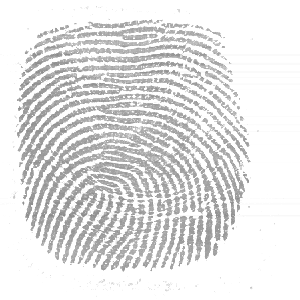
#> input picture huellas/01/01_1.tif, 300 x 300 px
$ python -i thetafilter.py   (imports and definitions only)
#> lines starting #> are read from the running program, lines starting #| are printed output that depends on the picture; after the words box and inside, x2 and y2 are one past the last pixel; in counts of white or black regions, pixels touching at a corner belong together
#> further down, picture is the input picture: shape (300, 300, 3); min 136, max 255, mean 228.8
# Importar los paquetes necesarios
import cv2
import numpy as np


# Definición de la clase
class thetaFilter:

    def __init__(self, Image_gr):  ## Se define el constructor de la clase
        self.image = Image_gr  ## Se define el self de la imagen donde se recib en blanco y negro
        self.theta = 0  ## Se inicializa theta
        self.delta_theta = 0  ## Se inicializa delta theta

    def set_theta(self, theta, delta_theta):  ## Se define el metodo para definir el angulo y el delta del angulo
        self.theta = theta
        self.delta_theta = delta_theta

    def filtering(self):  ## Se define el metodo para el filtrado de la imagne por angulo
        image_gray_fft = np.fft.fft2(self.image)  ## se define la fft de la señal en grises
        image_gray = self.image
        image_gray_fft_shift = np.fft.fftshift(image_gray_fft)

        # pre-computations
        num_rows, num_cols = (image_gray.shape[0], image_gray.shape[1])  ## Se define el numero de columnas y filas
#> num_rows = 300; num_cols = 300
        enum_rows = np.linspace(0, num_rows - 1, num_rows)               ## Se generan los vectores y el meshgrid para la matriz
#> enum_rows = 300 values from 0 to 299
        enum_cols = np.linspace(0, num_cols - 1, num_cols)
#> enum_cols = 300 values from 0 to 299
        col_iter, row_iter = np.meshgrid(enum_cols, enum_rows)
        half_size = num_rows / 2 # here we assume num_rows = num_columns
#> half_size = 150

        # band pass filter mask
        band_pass_mask_1 = np.zeros_like(image_gray)  ## Se generan matrices de ceros
        band_pass_mask_2 = np.zeros_like(image_gray)
        band_pass_mask_3 = np.zeros_like(image_gray)
        band_pass_mask_4 = np.zeros_like(image_gray)

        thetamayor = self.theta + self.delta_theta  ## Se definen los rangos de theta segun lo que ingreso
        thetamenor = self.theta - self.delta_theta

        arg1 = col_iter - half_size
        arg2 = row_iter - half_size

        idx_low = (180 / np.pi) * (np.arctan2(arg2, arg1 * -1)) < thetamayor - 90   ## Se configuran los rangos para la mascara de acuerdo con las posiciones
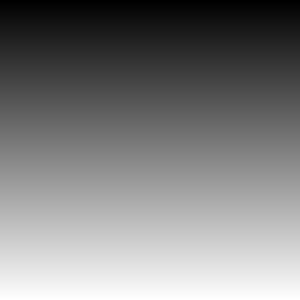
#> arg2: shape (300, 300) float64; min -150, max 149, mean -0.5; drawn with min black and max white
        idx_high = (180 / np.pi) * (np.arctan2(arg2, arg1 * -1)) > thetamenor - 90

        idx_low_2 = (180 / np.pi) * (np.arctan2(arg2, arg1 * 1)) > (-thetamayor + 90) ## Se genera loa segundos valores para la mascara como espejo de la anterior
        idx_high_2 = (180 / np.pi) * (np.arctan2(arg2, arg1 * 1)) < (-thetamenor + 90)

        band_pass_mask_1[idx_low]    = 1   ## se pone los valores de las mascaras en 1
        band_pass_mask_2[idx_high]   = 1

        band_pass_mask_3[idx_low_2]  = 1
        band_pass_mask_4[idx_high_2] = 1

        mask = cv2.bitwise_and(band_pass_mask_1, band_pass_mask_2)  ## Se crea la primera mascara de acuerdo de a los primeros rangod
        mask2 = cv2.bitwise_and(band_pass_mask_3, band_pass_mask_4) ## Se crea la primera mascara de acuerdo de a los segundos rangod

        mask_total = cv2.bitwise_or(mask, mask2)       ## Se hace un or entre las mascaras para generar la mascara total
        mask_total[int(half_size), int(half_size)] = 1  ## Se arregla el dc rellenando el medio de la imagen

        fft_filtered = image_gray_fft_shift * mask_total  ## Se genera la imagen filtrada en frecuencia
        image_filtered = np.fft.ifft2(np.fft.fftshift(fft_filtered))  ## Se hace la fft inversa
        image_filtered = np.absolute(image_filtered)
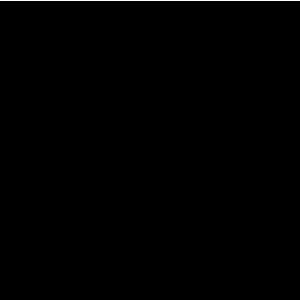
#> image_filtered: shape (300, 300, 3) float64; mean of channels 0, 1, 2 0.9, 0.8, 0.8; drawn with min black and max white
        image_filtered /= np.max(image_filtered)
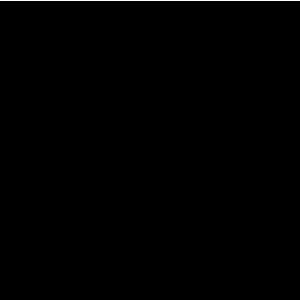
#> image_filtered: shape (300, 300, 3) float64; 0.33% of pixels changed, all inside (x1, y1, x2, y2) = (0, 0, 300, 1); drawn as B, G, R

        cv2.imshow("Imagen Filtrada con angulo de {}".format(self.theta), image_filtered)  ## Se imprime en pantalla la imagen filtrada
        cv2.imshow("Imagen en grises", image_gray)             ## Se imprime la imagen en grises
        cv2.imshow("Mascara con angulo de {}".format(self.theta), 255 * mask_total)  ## Se muestra la mascara
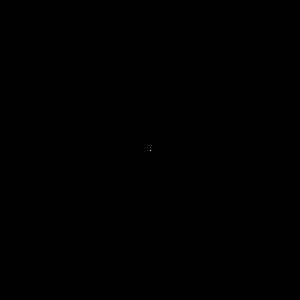
#> window 'Mascara con angulo de 0': shape (300, 300, 3); 0% white in thin lines or dots, all inside (x1, y1, x2, y2) = (150, 150, 151, 151)
        cv2.waitKey(0)

        return image_filtered  ## Se retorna la imagen filtrada

>>> import cv2
>>> picture = cv2.imread('huellas/01/01_1.tif')
>>> result = thetaFilter(picture).filtering()
